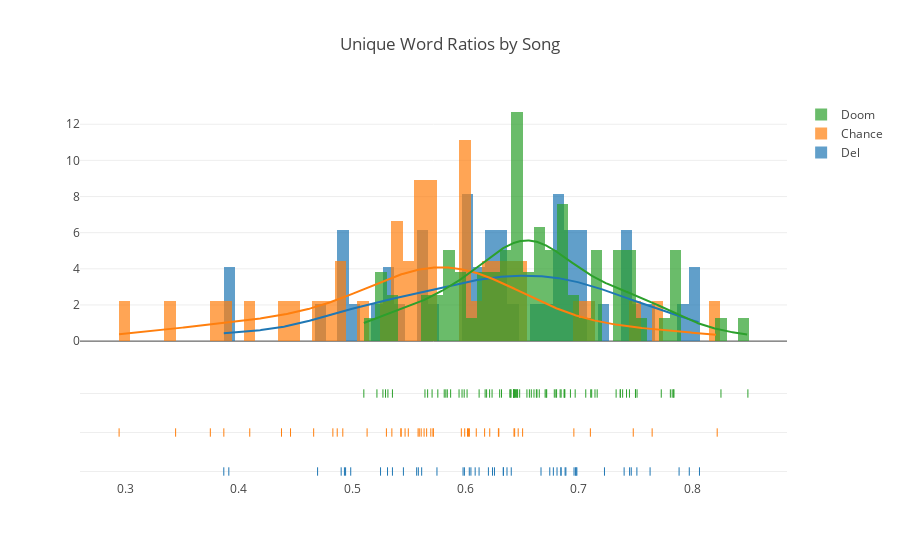

Notebook code for this chart:
### Code cell
unique_words_hist(sub_works.values(), song_or_verse='song')

### Figure 1 — Plotly figure (JSON) as saved in the notebook; plotly's stock layout.template omitted (floating-point values rounded to 4 significant figures; data arrays with more than 128 entries replaced by an {"elided": "..."} marker saying what was removed)
{"data": [{"autobinx": false, "histnorm": "probability density", "legendgroup": "Del", "marker": {"color": "rgb(31, 119, 180)"}, "name": "Del", "opacity": 0.7, "type": "histogram", "x": [0.612, 0.6983, 0.6034, 0.557, 0.6203, 0.6976, 0.6886, 0.5585, 0.6404, 0.6844, 0.6808, 0.6958, 0.7226, 0.7629, 0.5453, 0.6744, 0.7975, 0.5614, 0.5749, 0.3869, 0.5991, 0.4696, 0.4904, 0.5356, 0.4933, 0.6667, 0.6334, 0.6335, 0.6256, 0.6879, 0.6048, 0.6086, 0.8065, 0.5251, 0.7512, 0.7463, 0.6842, 0.7885, 0.6972, 0.6367, 0.7448, 0.4943, 0.5979, 0.6776, 0.3913, 0.74, 0.4988, 0.6239, 0.5313], "xaxis": "x1", "xbins": {"end": 0.8065, "size": 0.01, "start": 0.3869}, "yaxis": "y1"}, {"autobinx": false, "histnorm": "probability density", "legendgroup": "Chance", "marker": {"color": "rgb(255, 127, 14)"}, "name": "Chance", "opacity": 0.7, "type": "histogram", "x": [0.5593, 0.6019, 0.6096, 0.5468, 0.5496, 0.6429, 0.4831, 0.8221, 0.5351, 0.543, 0.4918, 0.5964, 0.5635, 0.5582, 0.6295, 0.3869, 0.3444, 0.5714, 0.6291, 0.6957, 0.7647, 0.6169, 0.6504, 0.7102, 0.4098, 0.5433, 0.748, 0.5133, 0.4378, 0.2945, 0.4457, 0.4661, 0.6466, 0.5717, 0.5994, 0.4869, 0.6027, 0.375, 0.5303, 0.5695, 0.6035, 0.6434, 0.5658, 0.561, 0.6215], "xaxis": "x1", "xbins": {"end": 0.8221, "size": 0.01, "start": 0.2945}, "yaxis": "y1"}, {"autobinx": false, "histnorm": "probability density", "legendgroup": "Doom", "marker": {"color": "rgb(44, 160, 44)"}, "name": "Doom", "opacity": 0.7, "type": "histogram", "x": [0.5667, 0.6564, 0.7808, 0.6014, 0.6427, 0.8492, 0.6703, 0.6784, 0.8254, 0.587, 0.7114, 0.7105, 0.7514, 0.6442, 0.6432, 0.646, 0.6302, 0.7366, 0.6392, 0.6872, 0.6717, 0.5827, 0.6174, 0.597, 0.6543, 0.6235, 0.5643, 0.6435, 0.7727, 0.6844, 0.6872, 0.584, 0.64, 0.6631, 0.5944, 0.5989, 0.6187, 0.5813, 0.6318, 0.5272, 0.7838, 0.5316, 0.5356, 0.5706, 0.6401, 0.6581, 0.5219, 0.5757, 0.5295, 0.7421, 0.5104, 0.6835, 0.75, 0.6213, 0.75, 0.6457, 0.7162, 0.6651, 0.6424, 0.7838, 0.6968, 0.6877, 0.6798, 0.7387, 0.6804, 0.6452, 0.7366, 0.7824, 0.6926, 0.7143, 0.6121, 0.6605, 0.6712, 0.7329, 0.6424, 0.7447, 0.6478, 0.6626, 0.7061], "xaxis": "x1", "xbins": {"end": 0.8492, "size": 0.01, "start": 0.5104}, "yaxis": "y1"}, {"legendgroup": "Del", "marker": {"color": "rgb(31, 119, 180)"}, "mode": "lines", "name": "Del", "showlegend": false, "type": "scatter", "x": {"elided": "500 float values"}, "xaxis": "x1", "y": {"elided": "500 float values"}, "yaxis": "y1"}, {"legendgroup": "Chance", "marker": {"color": "rgb(255, 127, 14)"}, "mode": "lines", "name": "Chance", "showlegend": false, "type": "scatter", "x": {"elided": "500 float values"}, "xaxis": "x1", "y": {"elided": "500 float values"}, "yaxis": "y1"}, {"legendgroup": "Doom", "marker": {"color": "rgb(44, 160, 44)"}, "mode": "lines", "name": "Doom", "showlegend": false, "type": "scatter", "x": {"elided": "500 float values"}, "xaxis": "x1", "y": {"elided": "500 float values"}, "yaxis": "y1"}, {"legendgroup": "Del", "marker": {"color": "rgb(31, 119, 180)", "symbol": "line-ns-open"}, "mode": "markers", "name": "Del", "showlegend": false, "text": [0.612, 0.6983, 0.6034, 0.557, 0.6203, 0.6976, 0.6886, 0.5585, 0.6404, 0.6844, 0.6808, 0.6958, 0.7226, 0.7629, 0.5453, 0.6744, 0.7975, 0.5614, 0.5749, 0.3869, 0.5991, 0.4696, 0.4904, 0.5356, 0.4933, 0.6667, 0.6334, 0.6335, 0.6256, 0.6879, 0.6048, 0.6086, 0.8065, 0.5251, 0.7512, 0.7463, 0.6842, 0.7885, 0.6972, 0.6367, 0.7448, 0.4943, 0.5979, 0.6776, 0.3913, 0.74, 0.4988, 0.6239, 0.5313], "type": "scatter", "x": [0.612, 0.6983, 0.6034, 0.557, 0.6203, 0.6976, 0.6886, 0.5585, 0.6404, 0.6844, 0.6808, 0.6958, 0.7226, 0.7629, 0.5453, 0.6744, 0.7975, 0.5614, 0.5749, 0.3869, 0.5991, 0.4696, 0.4904, 0.5356, 0.4933, 0.6667, 0.6334, 0.6335, 0.6256, 0.6879, 0.6048, 0.6086, 0.8065, 0.5251, 0.7512, 0.7463, 0.6842, 0.7885, 0.6972, 0.6367, 0.7448, 0.4943, 0.5979, 0.6776, 0.3913, 0.74, 0.4988, 0.6239, 0.5313], "xaxis": "x1", "y": ["Del", "Del", "Del", "Del", "Del", "Del", "Del", "Del", "Del", "Del", "Del", "Del", "Del", "Del", "Del", "Del", "Del", "Del", "Del", "Del", "Del", "Del", "Del", "Del", "Del", "Del", "Del", "Del", "Del", "Del", "Del", "Del", "Del", "Del", "Del", "Del", "Del", "Del", "Del", "Del", "Del", "Del", "Del", "Del", "Del", "Del", "Del", "Del", "Del"], "yaxis": "y2"}, {"legendgroup": "Chance", "marker": {"color": "rgb(255, 127, 14)", "symbol": "line-ns-open"}, "mode": "markers", "name": "Chance", "showlegend": false, "text": [0.5593, 0.6019, 0.6096, 0.5468, 0.5496, 0.6429, 0.4831, 0.8221, 0.5351, 0.543, 0.4918, 0.5964, 0.5635, 0.5582, 0.6295, 0.3869, 0.3444, 0.5714, 0.6291, 0.6957, 0.7647, 0.6169, 0.6504, 0.7102, 0.4098, 0.5433, 0.748, 0.5133, 0.4378, 0.2945, 0.4457, 0.4661, 0.6466, 0.5717, 0.5994, 0.4869, 0.6027, 0.375, 0.5303, 0.5695, 0.6035, 0.6434, 0.5658, 0.561, 0.6215], "type": "scatter", "x": [0.5593, 0.6019, 0.6096, 0.5468, 0.5496, 0.6429, 0.4831, 0.8221, 0.5351, 0.543, 0.4918, 0.5964, 0.5635, 0.5582, 0.6295, 0.3869, 0.3444, 0.5714, 0.6291, 0.6957, 0.7647, 0.6169, 0.6504, 0.7102, 0.4098, 0.5433, 0.748, 0.5133, 0.4378, 0.2945, 0.4457, 0.4661, 0.6466, 0.5717, 0.5994, 0.4869, 0.6027, 0.375, 0.5303, 0.5695, 0.6035, 0.6434, 0.5658, 0.561, 0.6215], "xaxis": "x1", "y": ["Chance", "Chance", "Chance", "Chance", "Chance", "Chance", "Chance", "Chance", "Chance", "Chance", "Chance", "Chance", "Chance", "Chance", "Chance", "Chance", "Chance", "Chance", "Chance", "Chance", "Chance", "Chance", "Chance", "Chance", "Chance", "Chance", "Chance", "Chance", "Chance", "Chance", "Chance", "Chance", "Chance", "Chance", "Chance", "Chance", "Chance", "Chance", "Chance", "Chance", "Chance", "Chance", "Chance", "Chance", "Chance"], "yaxis": "y2"}, {"legendgroup": "Doom", "marker": {"color": "rgb(44, 160, 44)", "symbol": "line-ns-open"}, "mode": "markers", "name": "Doom", "showlegend": false, "text": [0.5667, 0.6564, 0.7808, 0.6014, 0.6427, 0.8492, 0.6703, 0.6784, 0.8254, 0.587, 0.7114, 0.7105, 0.7514, 0.6442, 0.6432, 0.646, 0.6302, 0.7366, 0.6392, 0.6872, 0.6717, 0.5827, 0.6174, 0.597, 0.6543, 0.6235, 0.5643, 0.6435, 0.7727, 0.6844, 0.6872, 0.584, 0.64, 0.6631, 0.5944, 0.5989, 0.6187, 0.5813, 0.6318, 0.5272, 0.7838, 0.5316, 0.5356, 0.5706, 0.6401, 0.6581, 0.5219, 0.5757, 0.5295, 0.7421, 0.5104, 0.6835, 0.75, 0.6213, 0.75, 0.6457, 0.7162, 0.6651, 0.6424, 0.7838, 0.6968, 0.6877, 0.6798, 0.7387, 0.6804, 0.6452, 0.7366, 0.7824, 0.6926, 0.7143, 0.6121, 0.6605, 0.6712, 0.7329, 0.6424, 0.7447, 0.6478, 0.6626, 0.7061], "type": "scatter", "x": [0.5667, 0.6564, 0.7808, 0.6014, 0.6427, 0.8492, 0.6703, 0.6784, 0.8254, 0.587, 0.7114, 0.7105, 0.7514, 0.6442, 0.6432, 0.646, 0.6302, 0.7366, 0.6392, 0.6872, 0.6717, 0.5827, 0.6174, 0.597, 0.6543, 0.6235, 0.5643, 0.6435, 0.7727, 0.6844, 0.6872, 0.584, 0.64, 0.6631, 0.5944, 0.5989, 0.6187, 0.5813, 0.6318, 0.5272, 0.7838, 0.5316, 0.5356, 0.5706, 0.6401, 0.6581, 0.5219, 0.5757, 0.5295, 0.7421, 0.5104, 0.6835, 0.75, 0.6213, 0.75, 0.6457, 0.7162, 0.6651, 0.6424, 0.7838, 0.6968, 0.6877, 0.6798, 0.7387, 0.6804, 0.6452, 0.7366, 0.7824, 0.6926, 0.7143, 0.6121, 0.6605, 0.6712, 0.7329, 0.6424, 0.7447, 0.6478, 0.6626, 0.7061], "xaxis": "x1", "y": ["Doom", "Doom", "Doom", "Doom", "Doom", "Doom", "Doom", "Doom", "Doom", "Doom", "Doom", "Doom", "Doom", "Doom", "Doom", "Doom", "Doom", "Doom", "Doom", "Doom", "Doom", "Doom", "Doom", "Doom", "Doom", "Doom", "Doom", "Doom", "Doom", "Doom", "Doom", "Doom", "Doom", "Doom", "Doom", "Doom", "Doom", "Doom", "Doom", "Doom", "Doom", "Doom", "Doom", "Doom", "Doom", "Doom", "Doom", "Doom", "Doom", "Doom", "Doom", "Doom", "Doom", "Doom", "Doom", "Doom", "Doom", "Doom", "Doom", "Doom", "Doom", "Doom", "Doom", "Doom", "Doom", "Doom", "Doom", "Doom", "Doom", "Doom", "Doom", "Doom", "Doom", "Doom", "Doom", "Doom", "Doom", "Doom", "Doom"], "yaxis": "y2"}], "layout": {"barmode": "overlay", "hovermode": false, "legend": {"traceorder": "reversed"}, "title": "Unique Word Ratios by Song", "xaxis1": {"anchor": "y2", "domain": [0, 1], "zeroline": false}, "yaxis1": {"anchor": "free", "domain": [0.35, 1], "position": 0}, "yaxis2": {"anchor": "x1", "domain": [0, 0.25], "dtick": 1, "showticklabels": false}}}
